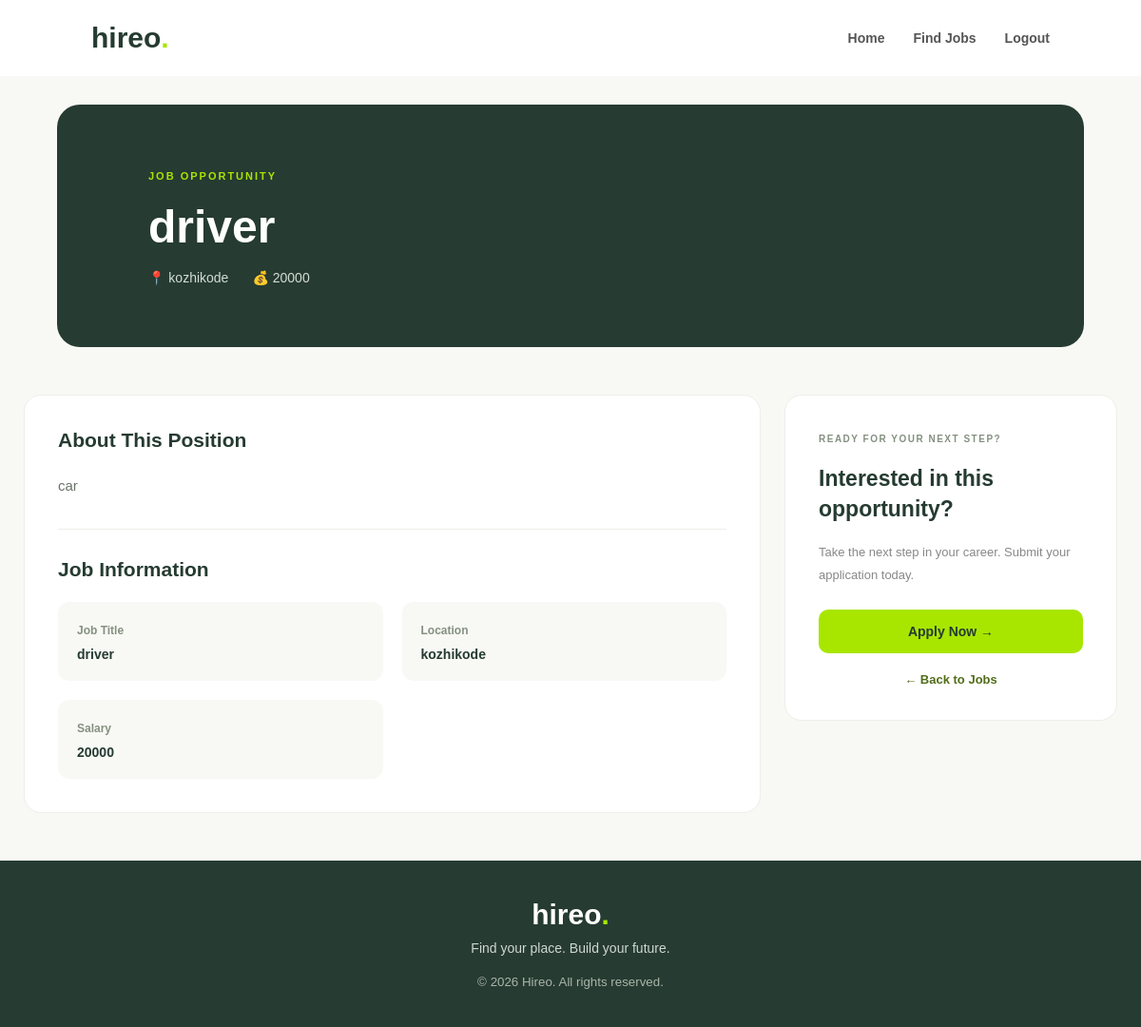
The app's page /jobs/detail/4/ (signed in) with its own data.
### jobs/models.py (models this page shows, shortened)
class Job (models.Model):
    company = models.ForeignKey(
    CompanyProfile,
    on_delete=models.CASCADE
        )
    title = models.CharField()
    description = models.TextField()
    location = models.CharField()
    salary = models.CharField()
    created_at = models.DateTimeField(auto_now_add=True)
    is_active = models.BooleanField(default=True)

### jobs/views.py (the view)
# urls.py: path('detail/<int:job_id>/',views.job_detail,name='job_detail'),
@login_required
def job_detail(request, job_id):
    if request.user.role != 'employee':
        return redirect('login')
    job = get_object_or_404(Job, id=job_id)
    return render(request, 'jobs/job_detail.html', {'job': job})

### jobs/templates/jobs/job_detail.html (shortened to what this page needs)
{% load static %}
<!DOCTYPE html>
<html lang="en">
<head>
<link rel="stylesheet" href="{% static 'css/style.css' %}">
</head>
<body class="job-detail-page">
<nav class="job-detail-navbar">
    <a href="{% url 'home' %}" class="job-detail-logo">
        hireo<span>.</span>
    </a>
    <div class="job-detail-nav-links">
        <a href="{% url 'home' %}">Home</a>
        <a href="{% url 'job_list' %}">Find Jobs</a>
        <a href="{% url 'logout' %}">Logout</a>
    </div>
</nav>
<section class="job-detail-hero">
    <div class="job-detail-hero-content">
        <span class="job-detail-label">JOB OPPORTUNITY</span>
        <h1>{{ job.title }}</h1>
        <div class="job-detail-quick-info">
            <span>📍 {{ job.location }}</span>
            <span>💰 {{ job.salary }}</span>
        </div>
    </div>
</section>
<main class="job-detail-container">
    <div class="job-detail-main">
        <div class="job-detail-card">
            <h2>About This Position</h2>
            <p class="job-detail-description">
                {{ job.description|linebreaksbr }}
            </p>
            <div class="job-detail-divider"></div>
            <h2>Job Information</h2>
            <div class="job-detail-info-grid">
                <div>
                    <span>Job Title</span>
                    <p>{{ job.title }}</p>
                </div>
                <div>
                    <span>Location</span>
                    <p>{{ job.location }}</p>
                </div>
                <div>
                    <span>Salary</span>
                    <p>{{ job.salary }}</p>
                </div>
            </div>
        </div>
    </div>
    <aside class="job-detail-sidebar">
        <div class="job-apply-card">
            <span>READY FOR YOUR NEXT STEP?</span>
            <h2>Interested in this opportunity?</h2>
            <p>
                Take the next step in your career.
                Submit your application today.
            </p>
            <form method="POST" action="{% url 'apply_job' job.id %}">
                <button type="submit" class="job-apply-button">
                    Apply Now →
                </button>
            </form>
            <a href="{% url 'job_list' %}" class="job-detail-back">
                ← Back to Jobs
            </a>
        </div>
    </aside>
</main>
<footer class="job-detail-footer">
    <h2>hireo<span>.</span></h2>
    <p>Find your place. Build your future.</p>
    <small>© 2026 Hireo. All rights reserved.</small>
</footer>
</body>
</html>

### records on screen
Job: title "driver", location "kozhikode", salary "20000", description "car"
